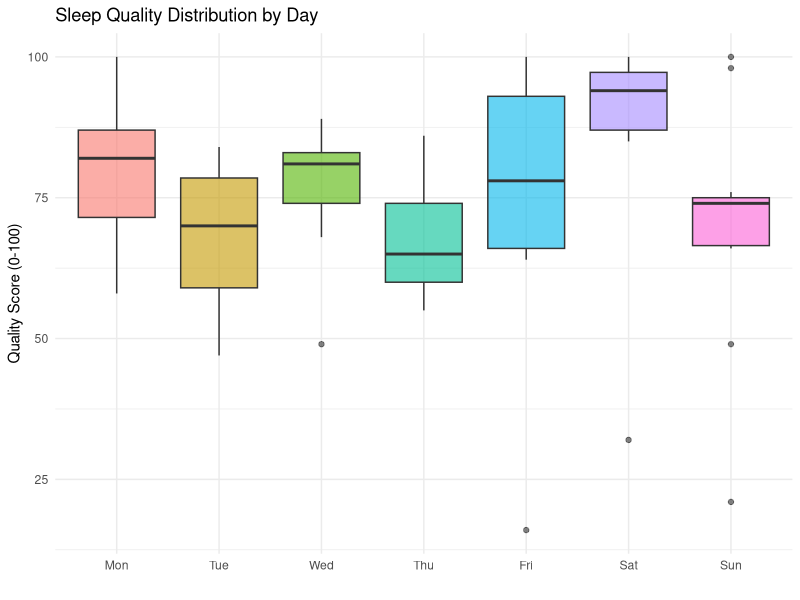
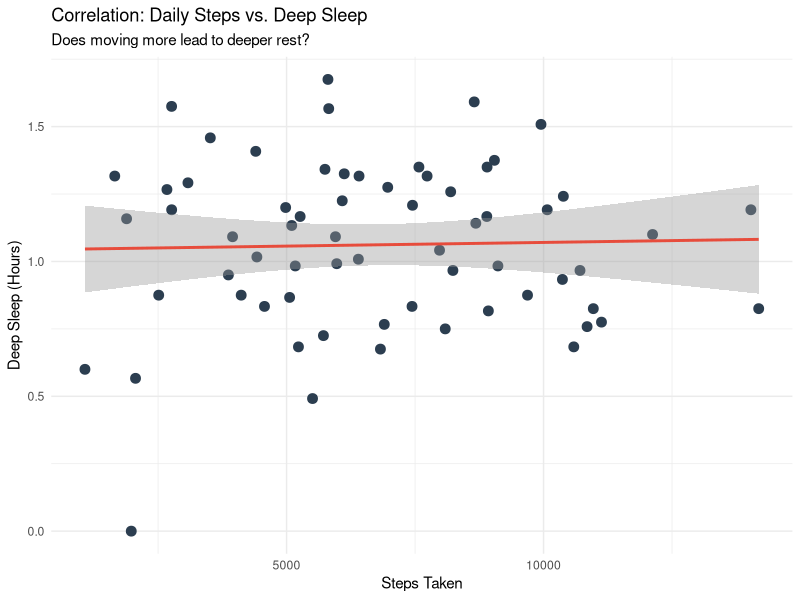
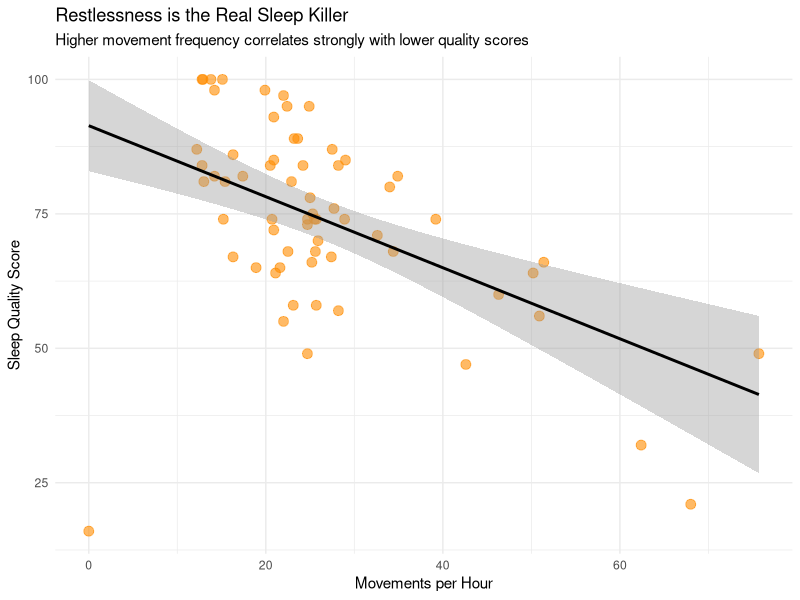
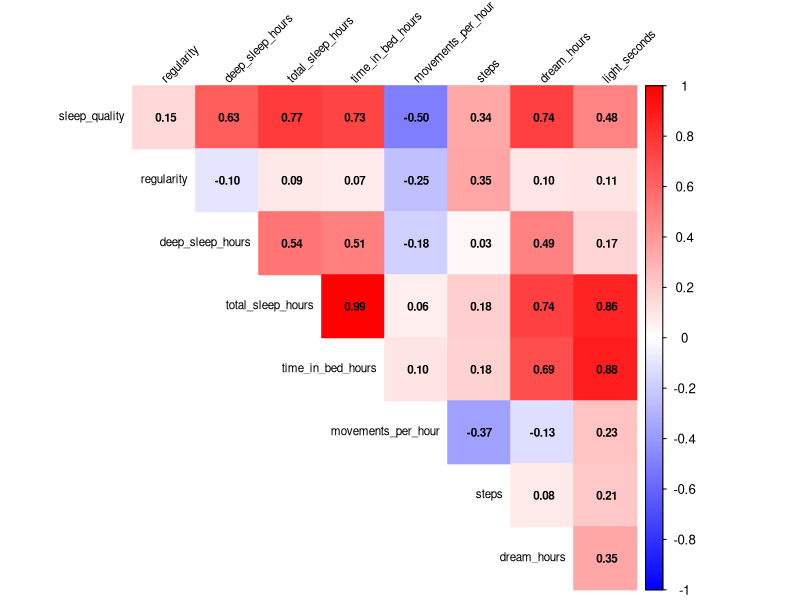

The R script that drew these images, in order:
## ---- chunk 1
knitr::opts_chunk$set(echo = TRUE, warning = FALSE, message = FALSE)
library(tidyverse)
library(corrplot)

# Load the CLEAN data we just saved
sleep <- read_csv("../data/sleep_clean2.csv")
## ---- chunk 2
# Reorder days so they start on Monday instead of alphabetical
sleep$day_of_week <- factor(sleep$day_of_week, 
                            levels = c("Mon", "Tue", "Wed", "Thu", "Fri", "Sat", "Sun"))

ggplot(sleep, aes(x = day_of_week, y = sleep_quality, fill = day_of_week)) +
  geom_boxplot(alpha = 0.6) +
  theme_minimal() +
  labs(title = "Sleep Quality Distribution by Day",
       y = "Quality Score (0-100)",
       x = "") +
  theme(legend.position = "none")
## ---- chunk 3
ggplot(sleep, aes(x = steps, y = deep_sleep_hours)) +
  geom_point(color = "#2c3e50", size = 3) +
  geom_smooth(method = "lm", color = "#e74c3c") + # Adds a trend line
  theme_minimal() +
  labs(title = "Correlation: Daily Steps vs. Deep Sleep",
       subtitle = "Does moving more lead to deeper rest?",
       x = "Steps Taken",
       y = "Deep Sleep (Hours)")
## ---- chunk 4
ggplot(sleep, aes(x = movements_per_hour, y = sleep_quality)) +
  geom_point(color = "darkorange", alpha = 0.6, size = 3) +
  geom_smooth(method = "lm", color = "black") +
  theme_minimal() +
  labs(title = "Restlessness is the Real Sleep Killer",
       subtitle = "Higher movement frequency correlates strongly with lower quality scores",
       x = "Movements per Hour",
       y = "Sleep Quality Score")
## ---- chunk 5
library(corrplot)

# Select only the numeric columns to analyze
cor_data <- sleep |>  
  select(sleep_quality, regularity, deep_sleep_hours, total_sleep_hours, time_in_bed_hours, 
         movements_per_hour, steps, dream_hours, light_seconds) |> 
  cor() # Calculate the correlation matrix

corrplot(cor_data, 
         method = "color", 
         type = "upper", 
         col = colorRampPalette(c("blue", "white", "red"))(600),
         addCoef.col = "black", # Add the actual numbers
         tl.col = "black",      # Text label color
         # Make plot readable
         number.cex = .7,
         tl.cex = .7,
         tl.srt = 45,
         diag = FALSE)          # Hide the middle line
## ---- chunk 6
# Build a simple linear model
model <- lm(sleep_quality ~ total_sleep_hours + deep_sleep_hours + movements_per_hour + dream_hours, data = sleep)

# Show the results
summary(model)
## ---- chunk 7
library(car)

# 2. Calculate VIF
vif(model)
